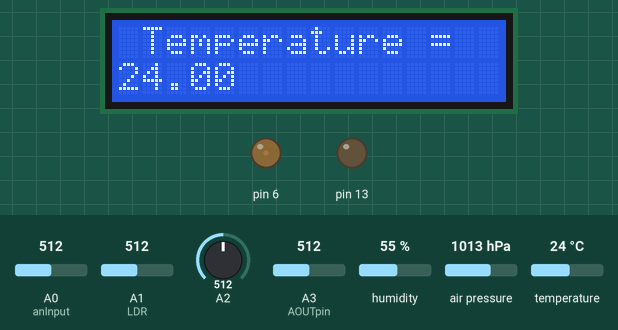
A sketch run on a simulated Arduino Uno, built with avr-gcc and run on an emulated ATmega328P. Parts: 16×2 character LCD, output pins drawn as LEDs (lit = HIGH). The test bench sets the inputs (shaded band); at power-on: A0 (anInput) = 512, A1 (LDR) = 512, A2 = 512, A3 (AOUTpin) = 512, humidity 55 %, air pressure 1013 hPa, temperature 24 °C. The modem accepts every AT command (registered, SIM ready, sends succeed) and sends nothing else; what the sketch prints to the serial monitor is not drawn.

Above: at 29.3 s.
At 32.3 s:
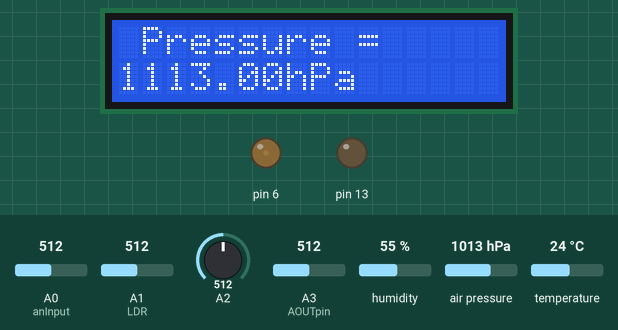
At 35.3 s:
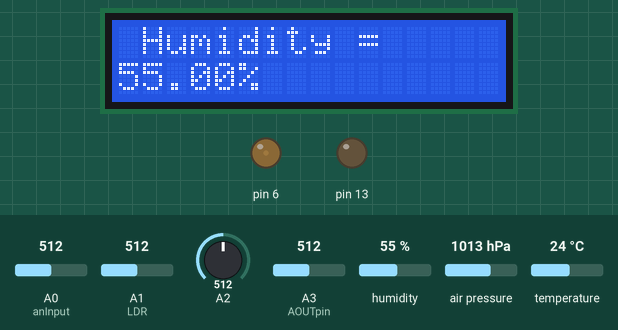
At 38.3 s:
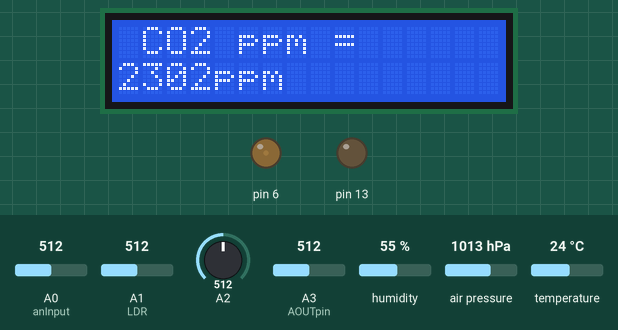
At 44.3 s:
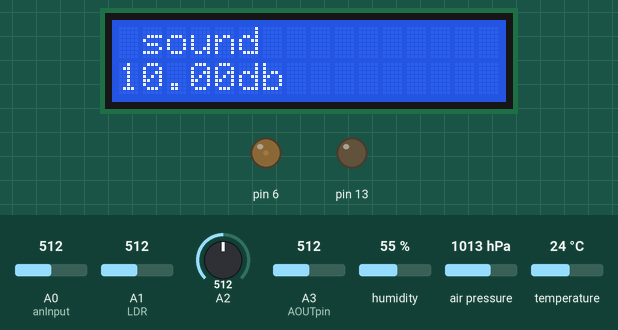
At 50.3 s:
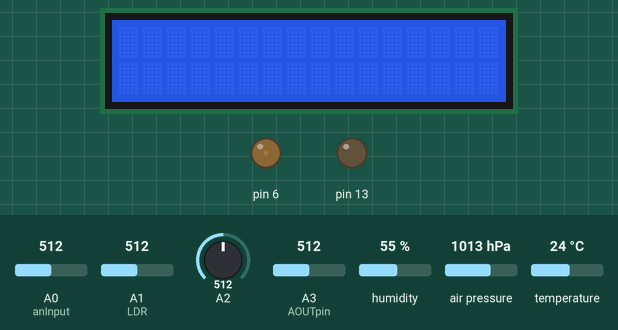

The sketch:

weather_station.ino
```cpp
#include <SoftwareSerial.h> //The SoftwareSerial library has been developed to allow serial communication on other digital pins of the Arduino.
SoftwareSerial espSerial =  SoftwareSerial(2,3);      // arduino RX pin=2  arduino TX pin=3    connect the arduino RX pin to esp8266 module TX pin   -  connect the arduino TX pin to esp8266 module RX pin

String apiKey = "TMU3ECVYHTG6BA0V";     // replace with your channel's thingspeak WRITE API key

String ssid="balasundar-EXT";    //my  Wifi network SSID
String password ="";  //my  Wifi network password

boolean DEBUG=true;

#include <Wire.h>
#include <SPI.h>
#include "Adafruit_Sensor.h"
#include <Adafruit_BME280.h>

#define BME_SCK 13
#define BME_MISO 12
#define BME_MOSI 11
#define BME_CS 10
#define anInput     A0                        //analog feed from MQ135
#define digTrigger   2                        //digital feed from MQ135
#define co2Zero     87                       //calibrated CO2 0 level
#define AOUTpin     A3                           //ANALOG FEED FOR CO SENSOR

int LDR = 1;     //analog pin to which LDR is connected, here we set it to 1 so it means A1
int LDRValue = 0;      //that’s a variable to store LDR values
int light_sensitivity = 500;    //This is the approx value of light surrounding your LDR
double rldr=0;
float Vout;
double lux;

//const int AOUTpin=3;//the AOUT pin of the CO sensor goes into analog pin A0 of the arduino
const int DOUTpin=8;//the DOUT pin of the CO sensor goes into digital pin D8 of the arduino
//const int ledPin=13;//the anode of the LED connects to digital pin D13 of the arduino


#include <LiquidCrystal.h>
int contrast=15;
// initialize the library by providing the nuber of pins to it
LiquidCrystal lcd(12 ,11 ,5 , 4, 10, 8);


float limit;
float value;


const int sampleWindow = 50;                              // Sample window width in mS (50 mS = 20Hz)
unsigned int sample;


#define SEALEVELPRESSURE_HPA (1013.25)

Adafruit_BME280 bme; // I2C
//Adafruit_BME280 bme(BME_CS); // hardware SPI
//Adafruit_BME280 bme(BME_CS, BME_MOSI, BME_MISO,  BME_SCK);


//======================================================================== showResponce
void showResponse(int waitTime){
    long t=millis();                           //Returns the number of milliseconds since the Arduino board began running the current program.
    char c;
    while (t+waitTime>millis()){
      if (espSerial.available()){                           //if serial communication between arduino and esp8266 is established
        c=espSerial.read();
        if (DEBUG) Serial.print(c);                        //write esp8266 communication onto the serial monitor
      }
    }

}

//========================================================================
boolean thingSpeakWrite(float value1, float value2, float value3, float value4){
  String cmd = "AT+CIPSTART=\"TCP\",\"";                  // TCP connection
  cmd += "184.106.153.149";                               // api.thingspeak.com
  cmd += "\",80";
  espSerial.println(cmd);
  if (DEBUG) Serial.println(cmd);                         //sending command to the serial monitor
  if(espSerial.find("Error")){                            //prints error if connection has failed
    if (DEBUG) Serial.println("AT+CIPSTART error");
    return false;
  }


  String getStr = "GET /update?api_key=";   // prepare GET string in the particular format
  getStr += apiKey;

  getStr +="&field1=";
  getStr += String(value1);                  //value1 is the data that is to be sent to thinkspeak
 getStr +="&field2=";
   getStr += String(value2);
   getStr +="&field3=";
   getStr += String(value3);
   getStr +="&field4=";
   getStr += String(value4);
   //getStr +="&field5=";
   //getStr += String(value5);
   //getStr +="&field6=";
   //getStr += String(value6);
   //getStr +="&field7=";
   //getStr += String(value7);
  // ...
  getStr += "\r\n\r\n";

  // send data length
  cmd = "AT+CIPSEND=";
  cmd += String(getStr.length());
  espSerial.println(cmd);
  if (DEBUG)  Serial.println(cmd);

  delay(100);
  if(espSerial.find(">")){
  //Get the data from the WiFi module and send it to the debug serial port.

    espSerial.print(getStr);
    if (DEBUG)  Serial.print(getStr);
  }
  else{
    espSerial.println("AT+CIPCLOSE");
    // alert user
    if (DEBUG)   Serial.println("AT+CIPCLOSE");
    return false;
  }
  return true;
}
//================================================================================ setup
void setup() {
  DEBUG=true;           // enable debug serial
  Serial.begin(115200);

  pinMode(13, OUTPUT);
  pinMode(anInput,INPUT);                     //MQ135 analog feed set for input
  pinMode(digTrigger,INPUT);                  //MQ135 digital feed set for input
  //pinMode(led,OUTPUT);                        //led set for output

pinMode(AOUTpin,INPUT);//input for co

 analogWrite(6,contrast);
lcd.begin(16, 2);


  espSerial.begin(115200);  // enable software serial
                          // Your esp8266 module's speed is probably at 115200.
                          // For this reason the first time set the speed to 115200 or to your esp8266 configured speed
                          // and upload. Then change to 9600 and upload again

  //espSerial.println("AT+RST");         // Enable this line to reset the module;
  //showResponse(1000);

  espSerial.println("AT+CWMODE=1");   // set esp8266 as client
  showResponse(1000);

  espSerial.println("AT+CWJAP=\""+ssid+"\",\""+password+"\"");  // set your home router SSID and password
  showResponse(5000);

  Serial.println(F("BME280 test"));

  if (!bme.begin()) {
    Serial.println("Could not find a valid BME280 sensor, check wiring!");
    while (1);
  }


 if (DEBUG)  Serial.println("Setup completed");
}


// ====================================================================== loop
void loop() {

  // Read sensor values

Serial.print("Temperature = ");
    Serial.print(bme.readTemperature());
    Serial.println(" *C");
    int co2now[10];                               //int array for co2 readings
    int co2raw = 0;                               //int for raw value of co2
    int co2comp = 0;                              //int for compensated co2
    int co2ppm = 0;                               //int for calculated ppm
    int zzz = 0;                                  //int for averaging
    int grafX = 0;                                //int for x value of graph

//BME280
    Serial.print("Pressure = ");

    Serial.print(bme.readPressure() / 100.0F);
    Serial.println(" hPa");

    Serial.print("Approx. Altitude = ");
    Serial.print(bme.readAltitude(SEALEVELPRESSURE_HPA));
    Serial.println(" m");

    Serial.print("Humidity = ");
    Serial.print(bme.readHumidity());
    Serial.println(" %");

    Serial.println();


    //CO2
    for (int x = 0;x<10;x++){                   //samplpe co2 10x over 2 seconds
    co2now[x]=analogRead(A0);
    delay(200);
  }

for (int x = 0;x<10;x++){                     //add samples together
    zzz=zzz + co2now[x];

  }
  co2raw = zzz/10;                            //divide samples by 10
  co2comp = co2raw - co2Zero;                 //get compensated value
  Serial.println(co2raw);
  co2ppm = map(co2comp,0,1023,385,5000);      //map value for atmospheric levels


 Serial.print(co2ppm);                      //print co2 ppm
  Serial.println(" PPM");                      //print units

//LDR
LDRValue = analogRead(LDR);
    Vout=LDRValue*(0.0048828125);
    rldr=((5-Vout))/Vout;
    lux=10000/pow(rldr*10,(4/3));
    Serial.println("The lux reading is:");
    Serial.println(lux);       //prints the LDR values to serial monitor


//CARBON MONOXIDE
value= analogRead(A3);//reads the analaog value from the CO sensor's AOUT pin
limit= digitalRead(DOUTpin);//reads the digital value from the CO sensor's DOUT pin
//Serial.print("op value: ");
//Serial.println(value);//prints the CO value
limit=2.402*value/500;
//limit=map(value,0,12489,0,100);
Serial.print("CO % vol ");
Serial.println(limit);//prints the limit reached as either LOW or HIGH (above or underneath)


//decibel
 unsigned long startMillis= millis();                   // Start of sample window
   float peakToPeak = 0;                                  // peak-to-peak level

   unsigned int signalMax = 0;                            //minimum value
   unsigned int signalMin = 1024;                         //maximum value

                                                          // collect data for 50 mS
   while (millis() - startMillis < sampleWindow)
   {
      sample = analogRead(2);                             //get reading from microphone
      if (sample < 1024)                                  // toss out spurious readings
      {
         if (sample > signalMax)
         {
            signalMax = sample;                           // save just the max levels
         }
         else if (sample < signalMin)
         {
            signalMin = sample;                           // save just the min levels
         }
      }
   }
   peakToPeak = signalMax - signalMin;                    // max - min = peak-peak amplitude
   float db = map(peakToPeak,4,690,10,63);             //calibrate for deciBels
   Serial.print("The db reading is:");
   Serial.println(db);
   //Serial.println(peakToPeak);
   //delay(1000);

   thingSpeakWrite(bme.readTemperature(),bme.readPressure() / 100.0, bme.readHumidity(), co2ppm);                                      // Write values to be sent to thingspeak
        delay(20000);  // thingspeak needs 15 sec delay between updates,

lcd.print(" Temperature = ");
  //delay(3000);
lcd.setCursor(0,1);
  lcd.print(bme.readTemperature());
  delay(3000);
  lcd.clear();
  lcd.print(" Pressure = ");
  //delay(3000);
lcd.setCursor(0,1);
  lcd.print(bme.readPressure() / 100.0F + 100);
   lcd.print("hPa");
  delay(3000);
  lcd.clear();
   lcd.print(" Humidity =  ");
  //delay(3000);
lcd.setCursor(0,1);
  lcd.print(bme.readHumidity());
  lcd.print("% ");
  delay(3000);
  lcd.clear();
   lcd.print(" CO2 ppm =  ");
  //delay(3000);
lcd.setCursor(0,1);
  lcd.print(co2ppm);
      lcd.print("ppm ");
  delay(3000);
  lcd.clear();
   lcd.print(" CO % vol  ");
  //delay(3000);
lcd.setCursor(0,1);
  lcd.print(limit);
    lcd.print("% ");
  delay(3000);
  lcd.clear();
   lcd.print(" sound ");
  //delay(3000);
lcd.setCursor(0,1);
  lcd.print(db);
    lcd.print("db ");
  delay(3000);
  lcd.clear();
   lcd.print(" light intensity ");
  //delay(3000);
lcd.setCursor(0,1);
  lcd.print(lux);
    lcd.print("lx ");
 delay(3000);
  lcd.clear();


}
```

Measured:
- by itself, everything shown: repeats every 44.2 s, in 8 steps
- what the display in image 0 shows lasts 3.0 s, from 29.3 s to 32.3 s
- what the display in image 5 shows lasts 23.2 s, from 50.3 s to 73.5 s
